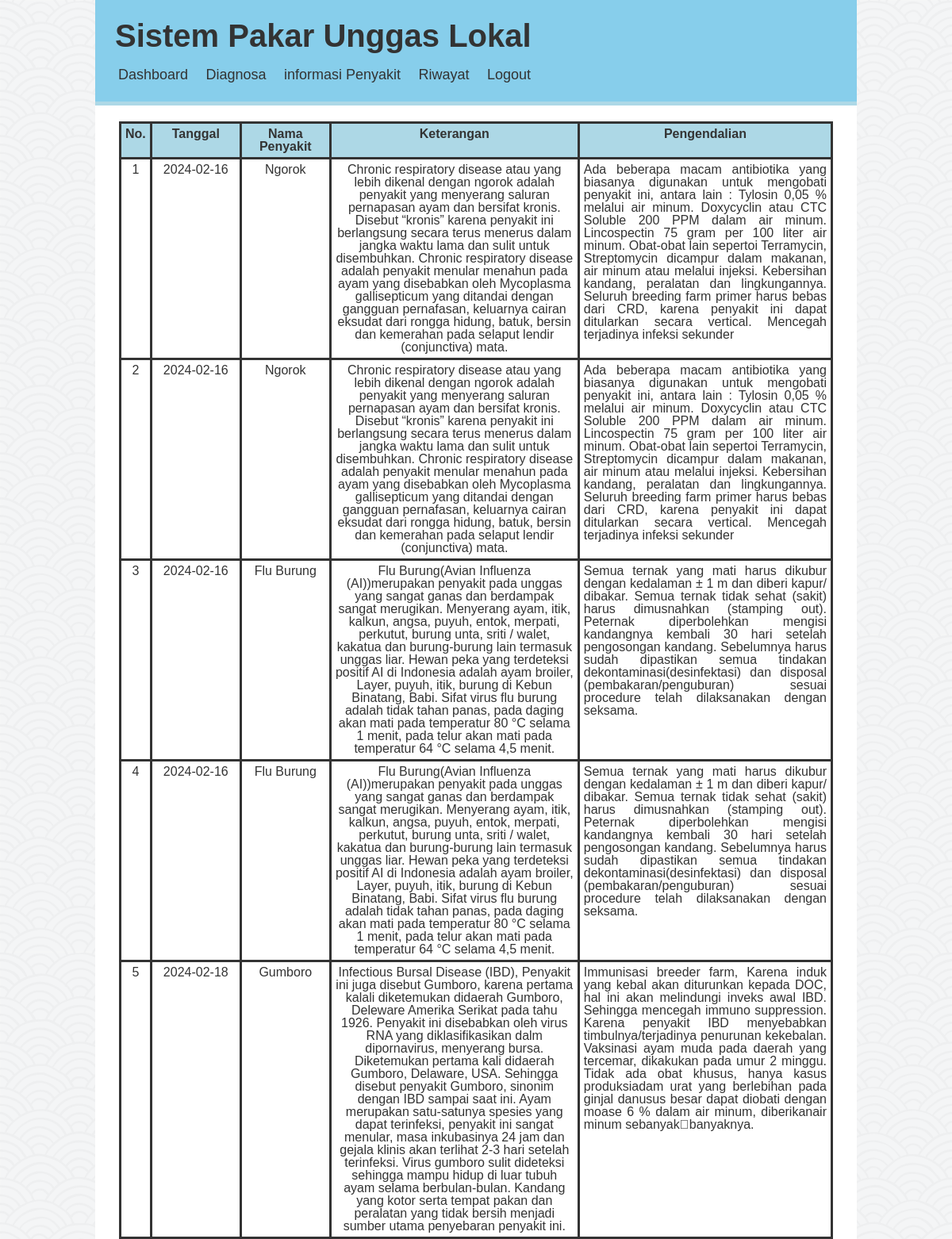
/user/riwayat.php (signed in, upper part), run on the app's committed database.
### tables this page shows
CREATE TABLE `riwayat` (
  `noriwayat` int(11) NOT NULL,
  `username` varchar(30) NOT NULL,
  `id_penyakit` varchar(6) NOT NULL,
  `nm_penyakit` varchar(30) NOT NULL,
  `keterangan` text NOT NULL,
  `pengendalian` text NOT NULL,
  `tanggal_input` date NOT NULL,
  `waktu_input` time(6) NOT NULL
);

### user/riwayat.php (the view, shortened to what this page needs)
<!DOCTYPE html>
<html>
<head>
	<link rel="stylesheet" type="text/css" href="../d.css">
</head>
<body>
<div class="container">
	<div class="header">
		<h1>Sistem Pakar Unggas Lokal</h1>
		 <ul>
	    	<li><a href="beranda.php">Dashboard</a></li>
	    	<li><a href="diagnosa.php">Diagnosa</a></li>
	    	<li><a href="penyakit.php">informasi Penyakit</a></li>
	    	<li><a href="riwayat.php">Riwayat</a></li>
	    	<li><a href="../logout.php">Logout</a></li>
	    </ul>
    </div>
   	<div class="contadmin">
   			<table>
   				<tr style="background-color: lightblue; font-weight: bold;">
   					<td>No.</td>
   					<td>Tanggal</td>
   					<td>Nama Penyakit</td>
   					<td>Keterangan</td>
   					<td>Pengendalian</td>
 				</tr>
 				<?php
				$koneksi = mysqli_connect("localhost", "root", "", "db_sispaayam1");
				if (isset($_SESSION['user_username'])) {
				    $query_user = mysqli_query($koneksi, "SELECT * FROM user WHERE username = '{$_SESSION['user_username']}'");
				    if ($query_user) {
				        $user_data = mysqli_fetch_array($query_user);
				        $username = $user_data['username'];
				        $hasil = mysqli_query($koneksi, "SELECT * FROM riwayat WHERE username = '$username'");
				        $no = 1;
				        while ($tampil = mysqli_fetch_array($hasil)) { ?>
				            <tr>
				                <td><?php echo $no ?></td>
				                <td style="width: 100px"><?php echo $tampil["tanggal_input"]; ?></td>
				                <td style="width: 100px"><?php echo $tampil["nm_penyakit"]; ?></td>
				                <td style="text-align: center; width:300px"><?php echo $tampil["keterangan"]; ?></td>
				                <td style="text-align: justify;"><?php echo $tampil["pengendalian"]; ?></td>
				            </tr>
				            <?php $no++;
				        }
				    }
				}
				?>
   			</table>
   	</div>
</div>
</body>
</html>

### d.css (style rules this page uses)
html, body, div, span, applet, object, iframe, h1, h2, h3, h4, h5, h6, p, blockquote, pre, a, abbr, acronym, address, big, cite, code, del, dfn, em, img, ins, kbd, q, s, samp, small, strike, strong, sub, sup, tt, var, b, u, i, center, dl, dt, dd, ol, ul, li, fieldset, form, label, legend, table, caption, tbody, tfoot, thead, tr, th, td, article, aside, canvas, details, embed, figure, figcaption, footer, header, hgroup, menu, nav, output, ruby, section, summary, time, mark, audio, video { margin: 0; padding: 0; border: 0; font-size: 100%; font: inherit; vertical-align: baseline; }
body { line-height: 1; }
ol, ul { list-style: none; }
table { border-collapse: collapse; border-spacing: 0; }
body { background-image: url(user/seigaiha.png); font-family: arial, sans-serif; color: #333; }
.container { width: 960px; margin: auto; background-color: #fff; box-sizing: border-box; }
.header { padding: 25px; background-color: skyblue; border-bottom: 5px solid lightblue; }
.header h1 { font-size: 40px; font-weight: bold; }
.header ul li { display: inline-block; margin-top: 20px; margin-right: 10px; }
.header li a { text-decoration: none; font-size: 18px; color: #333; padding: 4px; }
.contadmin { padding: 20px; box-sizing: border-box; height: 100%; }
.contadmin table { width: 900px; box-sizing: border-box; margin: auto; overflow: auto; }
.contadmin tr th, td { border: 3px solid #333; padding: 5px; text-align: center; }

### data on the page
riwayat: tanggal_input "2024-02-16", nm_penyakit "Ngorok", keterangan "Chronic respiratory disease atau yang lebih dikenal dengan ngorok adalah penyakit yang menyerang saluran pernapasan ayam dan bersifat kronis. Disebut “kronis” karena penyakit ini berlangsung secara terus menerus dalam jangka waktu lama dan sulit untuk disembuhkan. Chronic respiratory disease adalah penyakit menular menahun pada ayam yang disebabkan oleh Mycoplasma gallisepticum yang ditandai dengan gangguan pernafasan, keluarnya cairan eksudat dari rongga hidung, batuk, bersin dan kemerahan pada selaput lendir (conjunctiva) mata.", pengendalian "Ada beberapa macam antibiotika yang biasanya digunakan untuk mengobati penyakit ini, antara lain : Tylosin 0,05 % melalui air minum. Doxycyclin atau CTC Soluble 200 PPM dalam air minum. Lincospectin 75 gram per 100 liter air minum. Obat-obat lain sepertoi Terramycin, Streptomycin dicampur dalam makanan, air minum atau melalui injeksi. Kebersihan kandang, peralatan dan lingkungannya. Seluruh breeding farm primer harus bebas dari CRD, karena penyakit ini dapat ditularkan secara vertical. Mencegah terjadinya infeksi sekunder"
riwayat: tanggal_input "2024-02-16", nm_penyakit "Ngorok", keterangan "Chronic respiratory disease atau yang lebih dikenal dengan ngorok adalah penyakit yang menyerang saluran pernapasan ayam dan bersifat kronis. Disebut “kronis” karena penyakit ini berlangsung secara terus menerus dalam jangka waktu lama dan sulit untuk disembuhkan. Chronic respiratory disease adalah penyakit menular menahun pada ayam yang disebabkan oleh Mycoplasma gallisepticum yang ditandai dengan gangguan pernafasan, keluarnya cairan eksudat dari rongga hidung, batuk, bersin dan kemerahan pada selaput lendir (conjunctiva) mata.", pengendalian "Ada beberapa macam antibiotika yang biasanya digunakan untuk mengobati penyakit ini, antara lain : Tylosin 0,05 % melalui air minum. Doxycyclin atau CTC Soluble 200 PPM dalam air minum. Lincospectin 75 gram per 100 liter air minum. Obat-obat lain sepertoi Terramycin, Streptomycin dicampur dalam makanan, air minum atau melalui injeksi. Kebersihan kandang, peralatan dan lingkungannya. Seluruh breeding farm primer harus bebas dari CRD, karena penyakit ini dapat ditularkan secara vertical. Mencegah terjadinya infeksi sekunder"
riwayat: tanggal_input "2024-02-16", nm_penyakit "Flu Burung", keterangan "Flu Burung(Avian Influenza (AI))merupakan penyakit pada unggas yang sangat ganas dan berdampak sangat merugikan. Menyerang ayam, itik, kalkun, angsa, puyuh, entok, merpati, perkutut, burung unta, sriti / walet, kakatua dan burung-burung lain termasuk unggas liar. Hewan peka yang terdeteksi positif AI di Indonesia adalah ayam broiler, Layer, puyuh, itik, burung di Kebun Binatang, Babi. Sifat virus flu burung adalah tidak tahan panas, pada daging akan mati pada temperatur 80 °C selama 1 menit, pada telur akan mati pada temperatur 64 °C selama 4,5 menit.", pengendalian "Semua ternak yang mati harus dikubur dengan kedalaman ± 1 m dan diberi kapur/ dibakar. Semua ternak tidak sehat (sakit) harus dimusnahkan (stamping out). Peternak diperbolehkan mengisi kandangnya kembali 30 hari setelah pengosongan kandang. Sebelumnya harus sudah dipastikan semua tindakan dekontaminasi(desinfektasi) dan disposal (pembakaran/penguburan) sesuai procedure telah dilaksanakan dengan seksama."
riwayat: tanggal_input "2024-02-16", nm_penyakit "Flu Burung", keterangan "Flu Burung(Avian Influenza (AI))merupakan penyakit pada unggas yang sangat ganas dan berdampak sangat merugikan. Menyerang ayam, itik, kalkun, angsa, puyuh, entok, merpati, perkutut, burung unta, sriti / walet, kakatua dan burung-burung lain termasuk unggas liar. Hewan peka yang terdeteksi positif AI di Indonesia adalah ayam broiler, Layer, puyuh, itik, burung di Kebun Binatang, Babi. Sifat virus flu burung adalah tidak tahan panas, pada daging akan mati pada temperatur 80 °C selama 1 menit, pada telur akan mati pada temperatur 64 °C selama 4,5 menit.", pengendalian "Semua ternak yang mati harus dikubur dengan kedalaman ± 1 m dan diberi kapur/ dibakar. Semua ternak tidak sehat (sakit) harus dimusnahkan (stamping out). Peternak diperbolehkan mengisi kandangnya kembali 30 hari setelah pengosongan kandang. Sebelumnya harus sudah dipastikan semua tindakan dekontaminasi(desinfektasi) dan disposal (pembakaran/penguburan) sesuai procedure telah dilaksanakan dengan seksama."
riwayat: tanggal_input "2024-02-18", nm_penyakit "Gumboro", keterangan "Infectious Bursal Disease (IBD), Penyakit ini juga disebut Gumboro, karena pertama kalali diketemukan didaerah Gumboro, Deleware Amerika Serikat pada tahu 1926. Penyakit ini disebabkan oleh virus RNA yang diklasifikasikan dalm dipornavirus, menyerang bursa. Diketemukan pertama kali didaerah Gumboro, Delaware, USA. Sehingga disebut penyakit Gumboro, sinonim dengan IBD sampai saat ini. Ayam merupakan satu-satunya spesies yang dapat terinfeksi, penyakit ini sangat menular, masa inkubasinya 24 jam dan gejala klinis akan terlihat 2-3 hari setelah terinfeksi. Virus gumboro sulit dideteksi sehingga mampu hidup di luar tubuh ayam selama berbulan-bulan. Kandang yang kotor serta tempat pakan dan…", pengendalian "Immunisasi breeder farm, Karena induk yang kebal akan diturunkan kepada DOC, hal ini akan melindungi inveks awal IBD. Sehingga mencegah immuno suppression. Karena penyakit IBD menyebabkan timbulnya/terjadinya penurunan kekebalan. Vaksinasi ayam muda pada daerah yang tercemar, dikakukan pada umur 2 minggu. Tidak ada obat khusus, hanya kasus produksiadam urat yang berlebihan pada ginjal danusus besar dapat diobati dengan moase 6 % dalam air minum, diberikanair minum sebanyak\u0002banyaknya."
